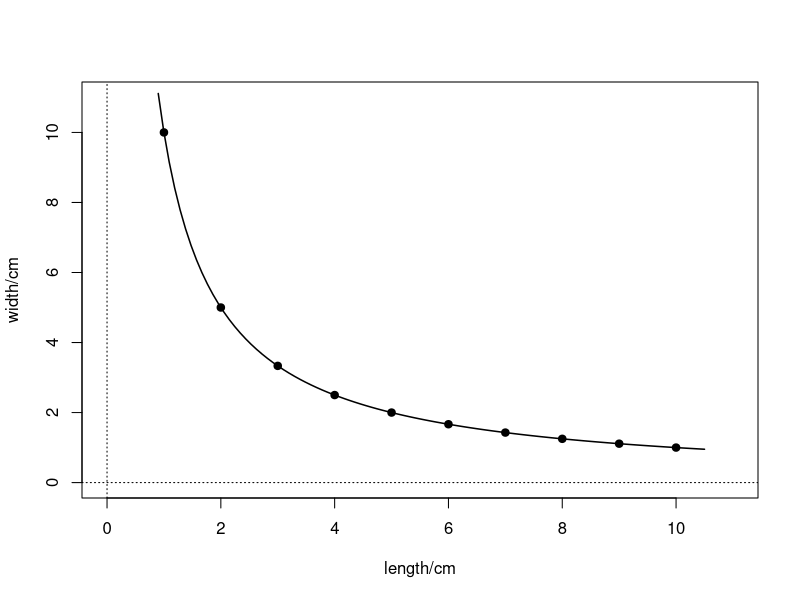
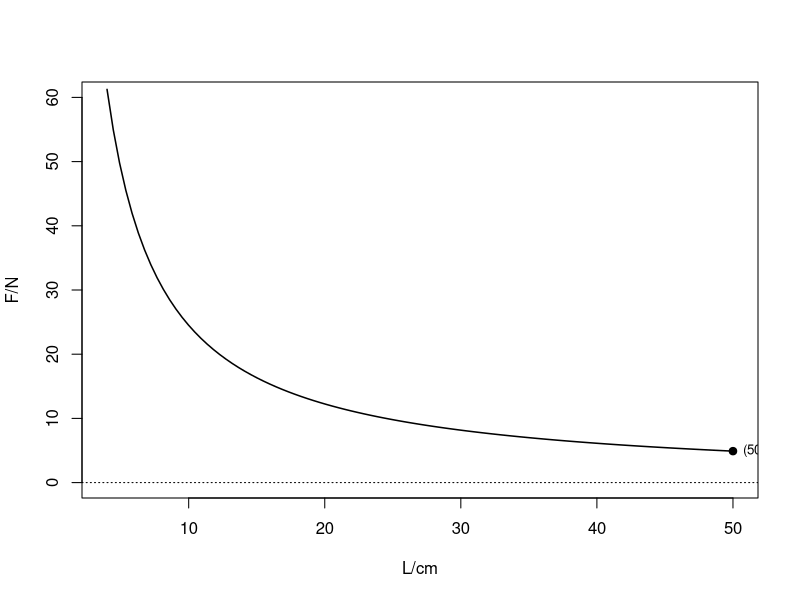

Source code (R) for these figures, in order:
setwd("C:/Users/18904/Github/junior-mathematics/codes")
if(!dir.exists("../figures"))dir.create("../figures")

# week160-1: points (length, width) on xy=10
draw1=function(){
  xs=1:10; ys=10/xs
  plot(xs,ys,type="p",pch=19,xlab="length/cm",ylab="width/cm",xlim=c(0,11),ylim=c(0,11))
  abline(h=0,v=0,lty=3)
  curve(10/x,0.9,10.5,lwd=1.5,add=TRUE)
}
cairo_pdf("../figures/week160-1.pdf",width=4,height=4,family="sans");draw1();dev.off()
svglite::svglite("../figures/week160-1.svg",width=4,height=4);draw1();dev.off()

# week160-2: F=245/L
draw2=function(){
  curve(245/x,4,50,lwd=1.5,xlab="L/cm",ylab="F/N",ylim=c(0,60))
  abline(h=0,v=0,lty=3)
  points(50,4.9,pch=19)
  text(50,4.9,"(50,4.9)",pos=4,cex=0.8)
}
cairo_pdf("../figures/week160-2.pdf",width=4,height=4,family="sans");draw2();dev.off()
svglite::svglite("../figures/week160-2.svg",width=4,height=4);draw2();dev.off()
